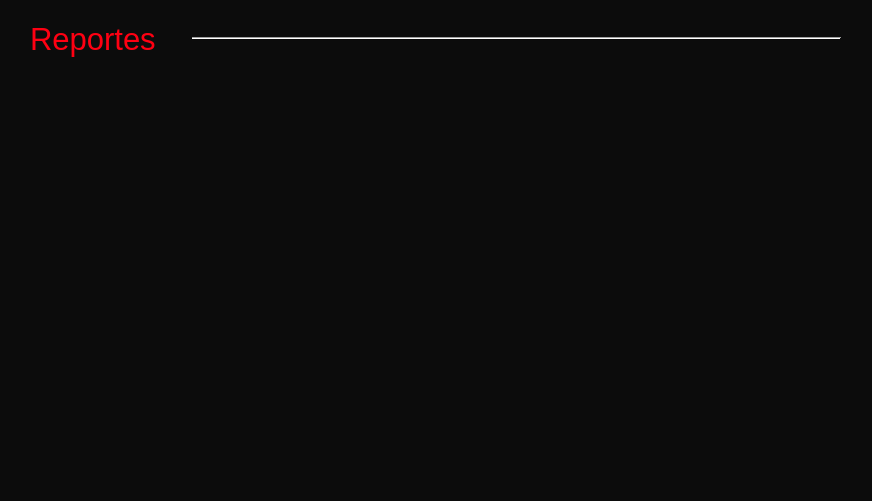
<?xml version="1.0" encoding="UTF-8"?>
<ui version="4.0">
 <class>Reportes</class>
 <widget class="QWidget" name="Reportes">
  <property name="geometry">
   <rect>
    <x>0</x>
    <y>0</y>
    <width>872</width>
    <height>501</height>
   </rect>
  </property>
  <property name="windowTitle">
   <string>Form</string>
  </property>
  <property name="styleSheet">
   <string notr="true">background-color:#0c0c0c;</string>
  </property>
  <widget class="QWidget" name="layoutWidget">
   <property name="geometry">
    <rect>
     <x>30</x>
     <y>20</y>
     <width>811</width>
     <height>37</height>
    </rect>
   </property>
   <layout class="QHBoxLayout" name="titulo">
    <item>
     <widget class="QLabel" name="label_reportes">
      <property name="sizePolicy">
       <sizepolicy hsizetype="Fixed" vsizetype="Preferred">
        <horstretch>0</horstretch>
        <verstretch>0</verstretch>
       </sizepolicy>
      </property>
      <property name="font">
       <font>
        <family>Arial</family>
        <pointsize>23</pointsize>
        <weight>50</weight>
        <italic>false</italic>
        <bold>false</bold>
       </font>
      </property>
      <property name="styleSheet">
       <string notr="true">color: qlineargradient(spread:pad, x1:0, y1:0, x2:0, y2:0, stop:0 rgba(255, 0, 18, 255), stop:1 rgba(255, 255, 255, 255));</string>
      </property>
      <property name="text">
       <string>Reportes</string>
      </property>
     </widget>
    </item>
    <item>
     <spacer name="horizontalSpacer_3">
      <property name="orientation">
       <enum>Qt::Horizontal</enum>
      </property>
      <property name="sizeType">
       <enum>QSizePolicy::Fixed</enum>
      </property>
      <property name="sizeHint" stdset="0">
       <size>
        <width>30</width>
        <height>20</height>
       </size>
      </property>
     </spacer>
    </item>
    <item>
     <widget class="Line" name="line">
      <property name="minimumSize">
       <size>
        <width>390</width>
        <height>0</height>
       </size>
      </property>
      <property name="styleSheet">
       <string notr="true">color: qlineargradient(spread:pad, x1:0, y1:0, x2:0, y2:0, stop:0 rgba(255, 255, 255, 255), stop:1 rgba(255, 255, 255, 255));
background-color: qlineargradient(spread:pad, x1:0, y1:0, x2:0, y2:0, stop:0 rgba(12, 12, 12, 255), stop:1 rgba(255, 255, 255, 255));</string>
      </property>
      <property name="orientation">
       <enum>Qt::Horizontal</enum>
      </property>
     </widget>
    </item>
   </layout>
  </widget>
  <widget class="QWidget" name="widgetPlatillos" native="true">
   <property name="geometry">
    <rect>
     <x>460</x>
     <y>80</y>
     <width>371</width>
     <height>311</height>
    </rect>
   </property>
  </widget>
  <widget class="QStackedWidget" name="stackedWidget">
   <property name="geometry">
    <rect>
     <x>30</x>
     <y>70</y>
     <width>391</width>
     <height>321</height>
    </rect>
   </property>
   <widget class="QWidget" name="page"/>
   <widget class="QWidget" name="page_2"/>
  </widget>
 </widget>
 <resources/>
 <connections/>
</ui>
